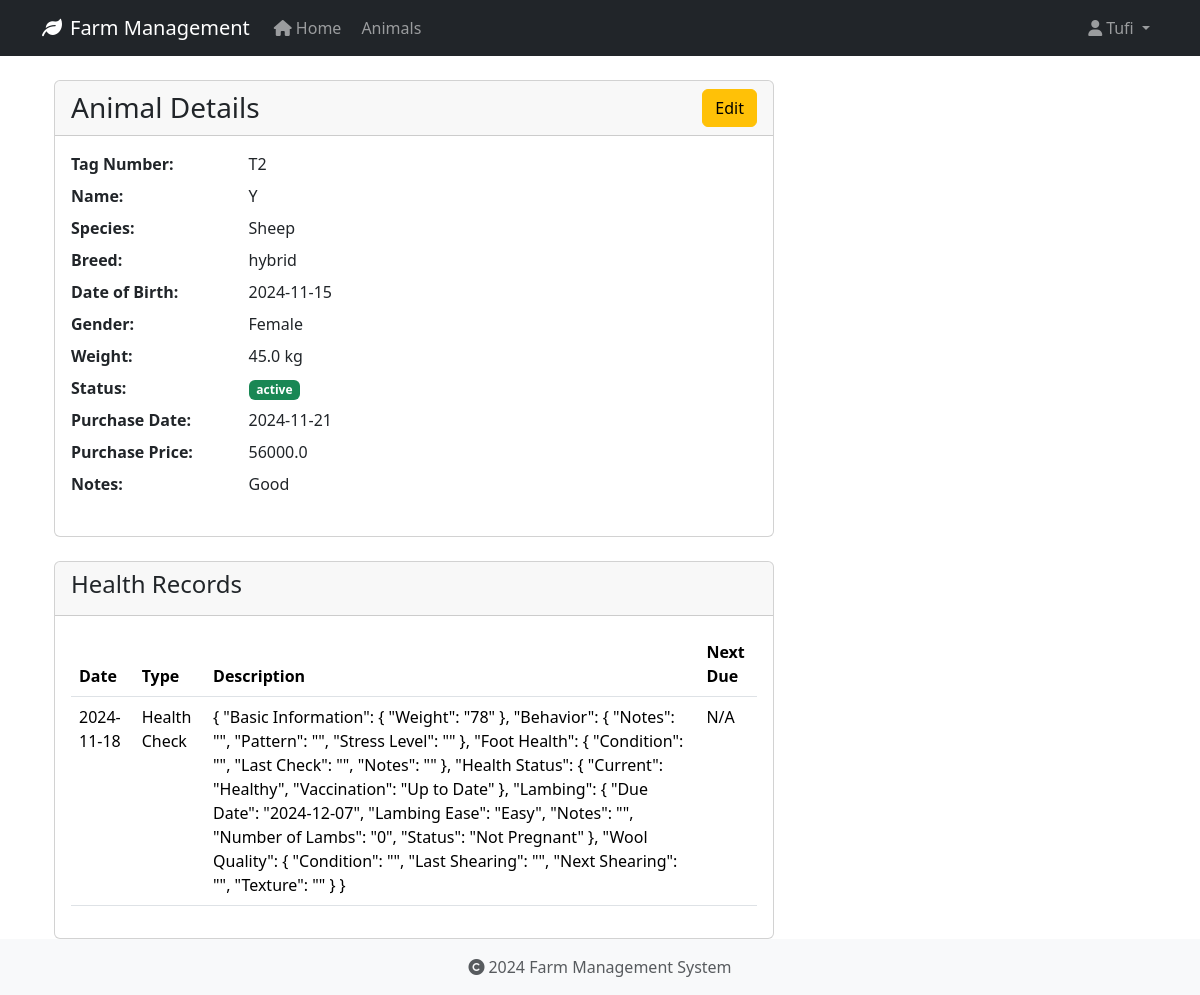
The page /animals/6 (signed in) on the database as committed earlier.
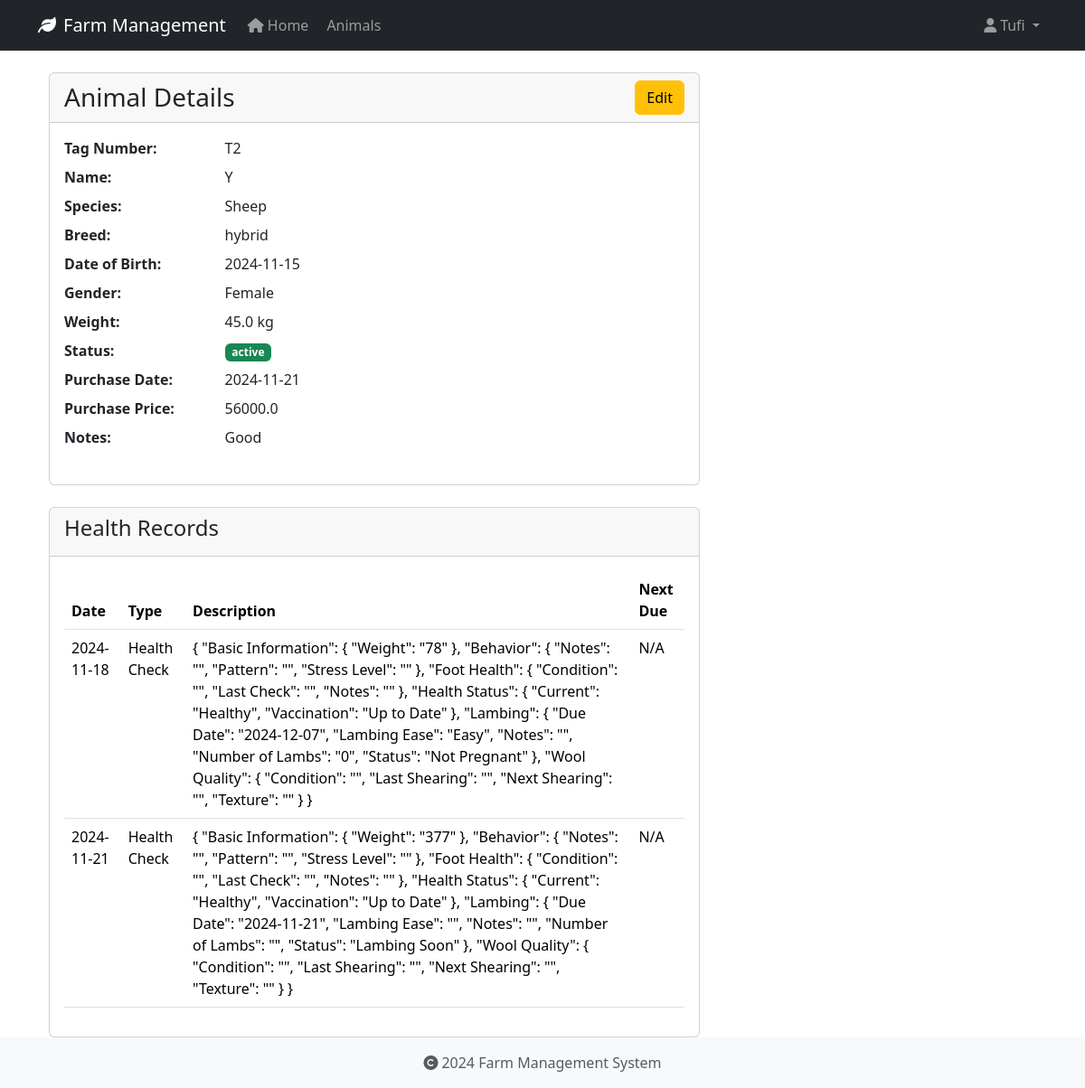
The same page on the database as committed later.
### app/models/animal.py (models this page shows, shortened)
class HealthRecord(db.Model):
    id = db.Column(db.Integer, primary_key=True)
    animal_id = db.Column(db.Integer, db.ForeignKey('animal.id', ondelete='CASCADE'), nullable=False)
    record_type = db.Column(db.String(50), nullable=False)  # Made nullable=False
    date = db.Column(db.Date, nullable=False)
    description = db.Column(db.Text, nullable=True)
    treatment = db.Column(db.Text, nullable=True)
    cost = db.Column(db.Float, nullable=True)
    next_due_date = db.Column(db.Date, nullable=True)
    created_at = db.Column(db.DateTime, default=datetime.utcnow, nullable=False)
    created_by_id = db.Column(db.Integer, db.ForeignKey('user.id', ondelete='SET NULL'), nullable=True)

### app/routes/animals.py (the view)
@bp.route('/<int:id>')
@login_required
def view(id):
    animal = Animal.query.get_or_404(id)
    return render_template('animals/view.html', animal=animal)

### app/models/user.py (called while the page is built)
@login_manager.user_loader
def load_user(user_id):
    return User.query.get(int(user_id))

### app/templates/animals/view.html (shortened to what this page needs)
{% extends "base.html" %}
{% block content %}
<div class="container">
    <div class="row">
        <div class="col-md-8">
            <div class="card">
                <div class="card-header">
                    <div class="d-flex justify-content-between align-items-center">
                        <h3 class="card-title mb-0">Animal Details</h3>
                        <a href="{{ url_for('animals.edit', id=animal.id) }}" class="btn btn-warning">Edit</a>
                    </div>
                </div>
                <div class="card-body">
                    <dl class="row">
                        <dt class="col-sm-3">Tag Number:</dt>
                        <dd class="col-sm-9">{{ animal.tag_number }}</dd>
                        <dt class="col-sm-3">Name:</dt>
                        <dd class="col-sm-9">{{ animal.name or 'N/A' }}</dd>
                        <dt class="col-sm-3">Species:</dt>
                        <dd class="col-sm-9">{{ animal.species }}</dd>
                        <dt class="col-sm-3">Breed:</dt>
                        <dd class="col-sm-9">{{ animal.breed or 'N/A' }}</dd>
                        <dt class="col-sm-3">Date of Birth:</dt>
                        <dd class="col-sm-9">{{ animal.date_of_birth.strftime('%Y-%m-%d') if animal.date_of_birth else 'N/A' }}</dd>
                        <dt class="col-sm-3">Gender:</dt>
                        <dd class="col-sm-9">{{ animal.gender or 'N/A' }}</dd>
                        <dt class="col-sm-3">Weight:</dt>
                        <dd class="col-sm-9">{{ animal.weight|round(2) if animal.weight else 'N/A' }} kg</dd>
                        <dt class="col-sm-3">Status:</dt>
                        <dd class="col-sm-9">
                            <span class="badge {% if animal.status == 'active' %}bg-success{% else %}bg-secondary{% endif %}">
                                {{ animal.status }}
                            </span>
                        </dd>
                        <dt class="col-sm-3">Purchase Date:</dt>
                        <dd class="col-sm-9">{{ animal.purchase_date.strftime('%Y-%m-%d') if animal.purchase_date else 'N/A' }}</dd>
                        <dt class="col-sm-3">Purchase Price:</dt>
                        <dd class="col-sm-9">{{ animal.purchase_price|round(2) if animal.purchase_price else 'N/A' }}</dd>
                        <dt class="col-sm-3">Notes:</dt>
                        <dd class="col-sm-9">{{ animal.notes or 'N/A' }}</dd>
                    </dl>
                </div>
            </div>
            <div class="card mt-4">
                <div class="card-header">
                    <h4>Health Records</h4>
                </div>
                <div class="card-body">
                    {% if animal.health_records %}
                        <table class="table">
                            <thead>
                                <tr>
                                    <th>Date</th>
                                    <th>Type</th>
                                    <th>Description</th>
                                    <th>Next Due</th>
                                </tr>
                            </thead>
                            <tbody>
                                {% for record in animal.health_records %}
                                <tr>
                                    <td>{{ record.date.strftime('%Y-%m-%d') }}</td>
                                    <td>{{ record.record_type }}</td>
                                    <td>{{ record.description }}</td>
                                    <td>{{ record.next_due_date.strftime('%Y-%m-%d') if record.next_due_date else 'N/A' }}</td>
                                </tr>
                                {% endfor %}
                            </tbody>
                        </table>
                    {% else %}
                        <p>No health records found.</p>
                    {% endif %}
                </div>
            </div>
        </div>
    </div>
</div>
{% endblock %}

Rows that differ between the two databases and show on the page:
added HealthRecord: date "2024-11-21", record_type "Health Check", description "{ \"Basic Information\": { \"Weight\": \"377\" }, \"Behavior\": { \"Notes\": \"\", \"Pattern\": \"\", \"Stress Level\": \"\" }, \"Foot Health\": { \"Condition\": \"\", \"Last Check\": \"\", \"Notes\": \"\" }, \"Health Status\": { \"Current\": \"Healthy\", \"Vaccination\": \"Up to Date\" }, \"Lambing\": { \"Due Date\": \"2024-11-21\", \"Lambing Ease\": \"\", \"Notes\": \"\", \"Number of Lambs\": \"\", \"Status\": \"Lambing Soon\" }, \"Wool Quality\": { \"Condition\": \"\", \"Last Shearing\": \"\", \"Next Shearing\": \"\", \"Texture\": \"\" } }", next_due_date "N/A"
